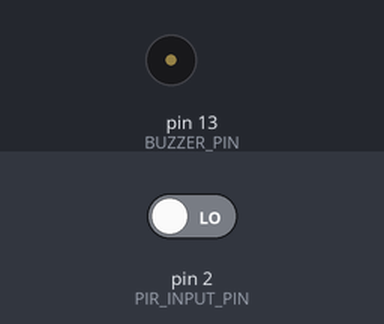
Recording of a sketch running on a simulated Arduino Uno, built with avr-gcc and run on an emulated ATmega328P. Shown: buzzer (waves = sounding). The test bench sets the inputs (shaded band); at power-on: pin 2 (PIR_INPUT_PIN) LOW.

Above: at 1.4 s.
1.5 s: pin 2 (PIR_INPUT_PIN) driven HIGH
At 1.69 s:
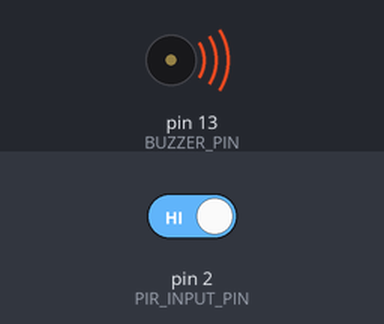
4.5 s: pin 2 (PIR_INPUT_PIN) driven LOW
At 5.4 s:
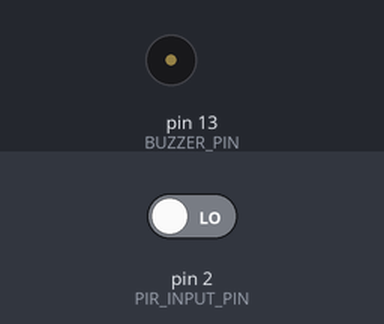
Timing chart, 0 to 7.5 s (numbered marks = the images above; inputs shaded):
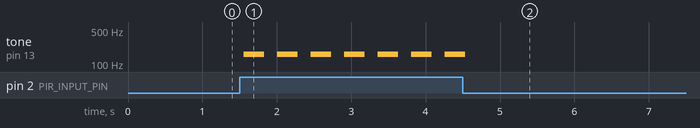

Measured:
- after the input at 1.5 s, tone on pin 13 (BUZZER_PIN): alternates 160 Hz for 0.28 s and silent for 0.17 s, starting after 0.05 s
- after the input at 4.5 s, tone on pin 13 (BUZZER_PIN): goes on until 4.5 s, then stays silent

The sketch:

pir_motion_sensor_alarm.ino
```cpp
# define BUZZER_PIN   13
# define PIR_INPUT_PIN  2

int pirState = LOW;

void setup() {
  pinMode(BUZZER_PIN, OUTPUT);
  pinMode(PIR_INPUT_PIN, INPUT);
  Serial.begin(9600);
}

void loop() {
  if (digitalRead(PIR_INPUT_PIN) == HIGH) {
    playTone(300, 160);
    delay(150);

    if (pirState == LOW) {
      pirState = HIGH;
    }
  } else {
      playTone(0, 0);
      delay(300);
      if (pirState == HIGH){
        pirState = LOW;
      }
  }
}

// duration in mSecs, frequency in hertz
void playTone(long duration, int freq) {
    duration *= 1000;
    int period = (1.0 / freq) * 1000000;
    long elapsed_time = 0;
    while (elapsed_time < duration) {
        digitalWrite(BUZZER_PIN, HIGH);
        delayMicroseconds(period / 2);
        digitalWrite(BUZZER_PIN, LOW);
        delayMicroseconds(period / 2);
        elapsed_time += (period);
    }
}
```
